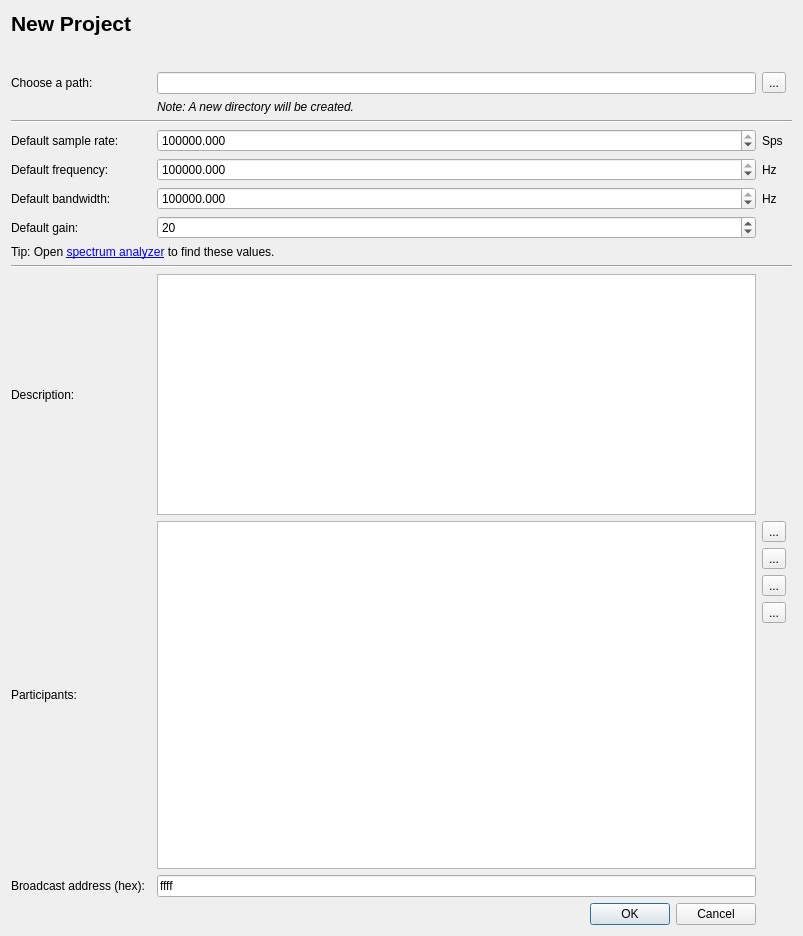
<?xml version="1.0" encoding="UTF-8"?>
<ui version="4.0">
 <class>ProjectDialog</class>
 <widget class="QDialog" name="ProjectDialog">
  <property name="geometry">
   <rect>
    <x>0</x>
    <y>0</y>
    <width>803</width>
    <height>936</height>
   </rect>
  </property>
  <property name="windowTitle">
   <string>Create a new project</string>
  </property>
  <layout class="QVBoxLayout" name="verticalLayout">
   <item>
    <widget class="QLabel" name="lNewProject">
     <property name="font">
      <font>
       <pointsize>16</pointsize>
       <weight>75</weight>
       <bold>true</bold>
      </font>
     </property>
     <property name="text">
      <string>New Project</string>
     </property>
    </widget>
   </item>
   <item>
    <widget class="QLabel" name="lblName">
     <property name="text">
      <string>&lt;Name&gt;</string>
     </property>
    </widget>
   </item>
   <item>
    <spacer name="verticalSpacer_2">
     <property name="orientation">
      <enum>Qt::Vertical</enum>
     </property>
     <property name="sizeType">
      <enum>QSizePolicy::Fixed</enum>
     </property>
     <property name="sizeHint" stdset="0">
      <size>
       <width>17</width>
       <height>10</height>
      </size>
     </property>
    </spacer>
   </item>
   <item>
    <layout class="QGridLayout" name="gridLayout">
     <item row="3" column="4" colspan="2">
      <widget class="QLabel" name="label_5">
       <property name="text">
        <string>Sps</string>
       </property>
      </widget>
     </item>
     <item row="0" column="3">
      <widget class="QLineEdit" name="lineEdit_Path">
       <property name="statusTip">
        <string/>
       </property>
      </widget>
     </item>
     <item row="1" column="0" colspan="2">
      <widget class="QLabel" name="label_7">
       <property name="text">
        <string/>
       </property>
      </widget>
     </item>
     <item row="1" column="3">
      <widget class="QLabel" name="lblNewPath">
       <property name="text">
        <string>&lt;html&gt;&lt;head/&gt;&lt;body&gt;&lt;p&gt;&lt;span style=&quot; font-style:italic;&quot;&gt;Note: A new directory will be created.&lt;/span&gt;&lt;/p&gt;&lt;/body&gt;&lt;/html&gt;</string>
       </property>
      </widget>
     </item>
     <item row="15" column="4" colspan="2">
      <spacer name="verticalSpacer_3">
       <property name="orientation">
        <enum>Qt::Vertical</enum>
       </property>
       <property name="sizeHint" stdset="0">
        <size>
         <width>20</width>
         <height>57</height>
        </size>
       </property>
      </spacer>
     </item>
     <item row="10" column="3">
      <widget class="QPlainTextEdit" name="txtEdDescription"/>
     </item>
     <item row="11" column="3" rowspan="5">
      <widget class="ParticipantTableView" name="tblParticipants">
       <property name="alternatingRowColors">
        <bool>true</bool>
       </property>
       <property name="selectionMode">
        <enum>QAbstractItemView::ExtendedSelection</enum>
       </property>
       <attribute name="horizontalHeaderCascadingSectionResizes">
        <bool>false</bool>
       </attribute>
       <attribute name="horizontalHeaderDefaultSectionSize">
        <number>100</number>
       </attribute>
       <attribute name="horizontalHeaderStretchLastSection">
        <bool>true</bool>
       </attribute>
       <attribute name="verticalHeaderCascadingSectionResizes">
        <bool>true</bool>
       </attribute>
       <attribute name="verticalHeaderStretchLastSection">
        <bool>false</bool>
       </attribute>
      </widget>
     </item>
     <item row="5" column="3">
      <widget class="KillerDoubleSpinBox" name="spinBoxBandwidth">
       <property name="decimals">
        <number>3</number>
       </property>
       <property name="minimum">
        <double>1.000000000000000</double>
       </property>
       <property name="maximum">
        <double>999999999999.000000000000000</double>
       </property>
       <property name="singleStep">
        <double>0.001000000000000</double>
       </property>
       <property name="value">
        <double>1000000.000000000000000</double>
       </property>
      </widget>
     </item>
     <item row="4" column="0" colspan="2">
      <widget class="QLabel" name="label_3">
       <property name="text">
        <string>Default frequency:</string>
       </property>
      </widget>
     </item>
     <item row="4" column="3">
      <widget class="KillerDoubleSpinBox" name="spinBoxFreq">
       <property name="decimals">
        <number>3</number>
       </property>
       <property name="minimum">
        <double>0.010000000000000</double>
       </property>
       <property name="maximum">
        <double>1000000000000.000000000000000</double>
       </property>
       <property name="singleStep">
        <double>0.001000000000000</double>
       </property>
       <property name="value">
        <double>433920000.000000000000000</double>
       </property>
      </widget>
     </item>
     <item row="3" column="3">
      <widget class="KillerDoubleSpinBox" name="spinBoxSampleRate">
       <property name="decimals">
        <number>3</number>
       </property>
       <property name="minimum">
        <double>0.010000000000000</double>
       </property>
       <property name="maximum">
        <double>1000000000000.000000000000000</double>
       </property>
       <property name="singleStep">
        <double>0.001000000000000</double>
       </property>
       <property name="value">
        <double>1000000.000000000000000</double>
       </property>
      </widget>
     </item>
     <item row="16" column="3">
      <widget class="QLineEdit" name="lineEditBroadcastAddress">
       <property name="toolTip">
        <string>&lt;html&gt;&lt;head/&gt;&lt;body&gt;&lt;p&gt;Enter the broadcast address of your protocol in &lt;span style=&quot; font-weight:600;&quot;&gt;hex&lt;/span&gt;. If you do not know what to enter here, just leave the default.&lt;/p&gt;&lt;/body&gt;&lt;/html&gt;</string>
       </property>
       <property name="inputMask">
        <string/>
       </property>
       <property name="text">
        <string>ffff</string>
       </property>
      </widget>
     </item>
     <item row="9" column="0" colspan="6">
      <widget class="Line" name="line">
       <property name="orientation">
        <enum>Qt::Horizontal</enum>
       </property>
      </widget>
     </item>
     <item row="5" column="0" colspan="2">
      <widget class="QLabel" name="label_10">
       <property name="text">
        <string>Default bandwidth:</string>
       </property>
      </widget>
     </item>
     <item row="11" column="4" colspan="2">
      <widget class="QToolButton" name="btnAddParticipant">
       <property name="toolTip">
        <string>Add participant</string>
       </property>
       <property name="text">
        <string>...</string>
       </property>
       <property name="icon">
        <iconset theme="list-add">
         <normaloff>.</normaloff>.</iconset>
       </property>
      </widget>
     </item>
     <item row="0" column="4" colspan="2">
      <widget class="QToolButton" name="btnSelectPath">
       <property name="text">
        <string>...</string>
       </property>
      </widget>
     </item>
     <item row="2" column="0" colspan="6">
      <widget class="Line" name="line_2">
       <property name="orientation">
        <enum>Qt::Horizontal</enum>
       </property>
      </widget>
     </item>
     <item row="4" column="4" colspan="2">
      <widget class="QLabel" name="label_6">
       <property name="text">
        <string>Hz</string>
       </property>
      </widget>
     </item>
     <item row="3" column="0" colspan="2">
      <widget class="QLabel" name="label_2">
       <property name="text">
        <string>Default sample rate:</string>
       </property>
      </widget>
     </item>
     <item row="0" column="0" colspan="2">
      <widget class="QLabel" name="label">
       <property name="sizePolicy">
        <sizepolicy hsizetype="Maximum" vsizetype="Fixed">
         <horstretch>0</horstretch>
         <verstretch>0</verstretch>
        </sizepolicy>
       </property>
       <property name="text">
        <string>Choose a path:</string>
       </property>
      </widget>
     </item>
     <item row="12" column="4" colspan="2">
      <widget class="QToolButton" name="btnRemoveParticipant">
       <property name="toolTip">
        <string>Remove participant</string>
       </property>
       <property name="text">
        <string>...</string>
       </property>
       <property name="icon">
        <iconset theme="list-remove">
         <normaloff>.</normaloff>.</iconset>
       </property>
      </widget>
     </item>
     <item row="6" column="3">
      <widget class="QSpinBox" name="spinBoxGain">
       <property name="minimum">
        <number>1</number>
       </property>
       <property name="value">
        <number>20</number>
       </property>
      </widget>
     </item>
     <item row="16" column="0" colspan="2">
      <widget class="QLabel" name="label_4">
       <property name="text">
        <string>Broadcast address (hex):</string>
       </property>
      </widget>
     </item>
     <item row="10" column="0" colspan="2">
      <widget class="QLabel" name="label_8">
       <property name="text">
        <string>Description:</string>
       </property>
       <property name="alignment">
        <set>Qt::AlignLeading|Qt::AlignLeft|Qt::AlignVCenter</set>
       </property>
      </widget>
     </item>
     <item row="5" column="4" colspan="2">
      <widget class="QLabel" name="label_12">
       <property name="text">
        <string>Hz</string>
       </property>
      </widget>
     </item>
     <item row="6" column="0" colspan="2">
      <widget class="QLabel" name="label_11">
       <property name="text">
        <string>Default gain:</string>
       </property>
      </widget>
     </item>
     <item row="13" column="4">
      <widget class="QToolButton" name="btnUp">
       <property name="toolTip">
        <string>Move selected participants up</string>
       </property>
       <property name="text">
        <string>...</string>
       </property>
       <property name="icon">
        <iconset theme="go-up">
         <normaloff>.</normaloff>.</iconset>
       </property>
      </widget>
     </item>
     <item row="8" column="0" colspan="4">
      <widget class="QLabel" name="lOpenSpectrumAnalyzer">
       <property name="text">
        <string>&lt;html&gt;&lt;head/&gt;&lt;body&gt;&lt;p&gt;Tip: Open &lt;a href=&quot;open_spectrum_analyzer&quot;&gt;spectrum analyzer&lt;/a&gt; to find these values.&lt;/p&gt;&lt;/body&gt;&lt;/html&gt;</string>
       </property>
       <property name="textFormat">
        <enum>Qt::AutoText</enum>
       </property>
       <property name="openExternalLinks">
        <bool>false</bool>
       </property>
      </widget>
     </item>
     <item row="11" column="0" rowspan="5" colspan="2">
      <widget class="QLabel" name="label_9">
       <property name="text">
        <string>Participants:</string>
       </property>
      </widget>
     </item>
     <item row="14" column="4">
      <widget class="QToolButton" name="btnDown">
       <property name="toolTip">
        <string>Move selected participants down</string>
       </property>
       <property name="text">
        <string>...</string>
       </property>
       <property name="icon">
        <iconset theme="go-down">
         <normaloff>.</normaloff>.</iconset>
       </property>
      </widget>
     </item>
     <item row="17" column="3">
      <widget class="QDialogButtonBox" name="buttonBox">
       <property name="standardButtons">
        <set>QDialogButtonBox::Cancel|QDialogButtonBox::Ok</set>
       </property>
      </widget>
     </item>
    </layout>
   </item>
  </layout>
 </widget>
 <customwidgets>
  <customwidget>
   <class>ParticipantTableView</class>
   <extends>QTableView</extends>
   <header>urh.ui.views.ParticipantTableView.h</header>
  </customwidget>
  <customwidget>
   <class>KillerDoubleSpinBox</class>
   <extends>QDoubleSpinBox</extends>
   <header>urh.ui.KillerDoubleSpinBox.h</header>
  </customwidget>
 </customwidgets>
 <tabstops>
  <tabstop>lineEdit_Path</tabstop>
  <tabstop>btnSelectPath</tabstop>
  <tabstop>spinBoxSampleRate</tabstop>
  <tabstop>spinBoxFreq</tabstop>
  <tabstop>spinBoxBandwidth</tabstop>
  <tabstop>spinBoxGain</tabstop>
  <tabstop>txtEdDescription</tabstop>
  <tabstop>tblParticipants</tabstop>
  <tabstop>btnAddParticipant</tabstop>
  <tabstop>btnRemoveParticipant</tabstop>
  <tabstop>lineEditBroadcastAddress</tabstop>
 </tabstops>
 <resources/>
 <connections/>
</ui>
